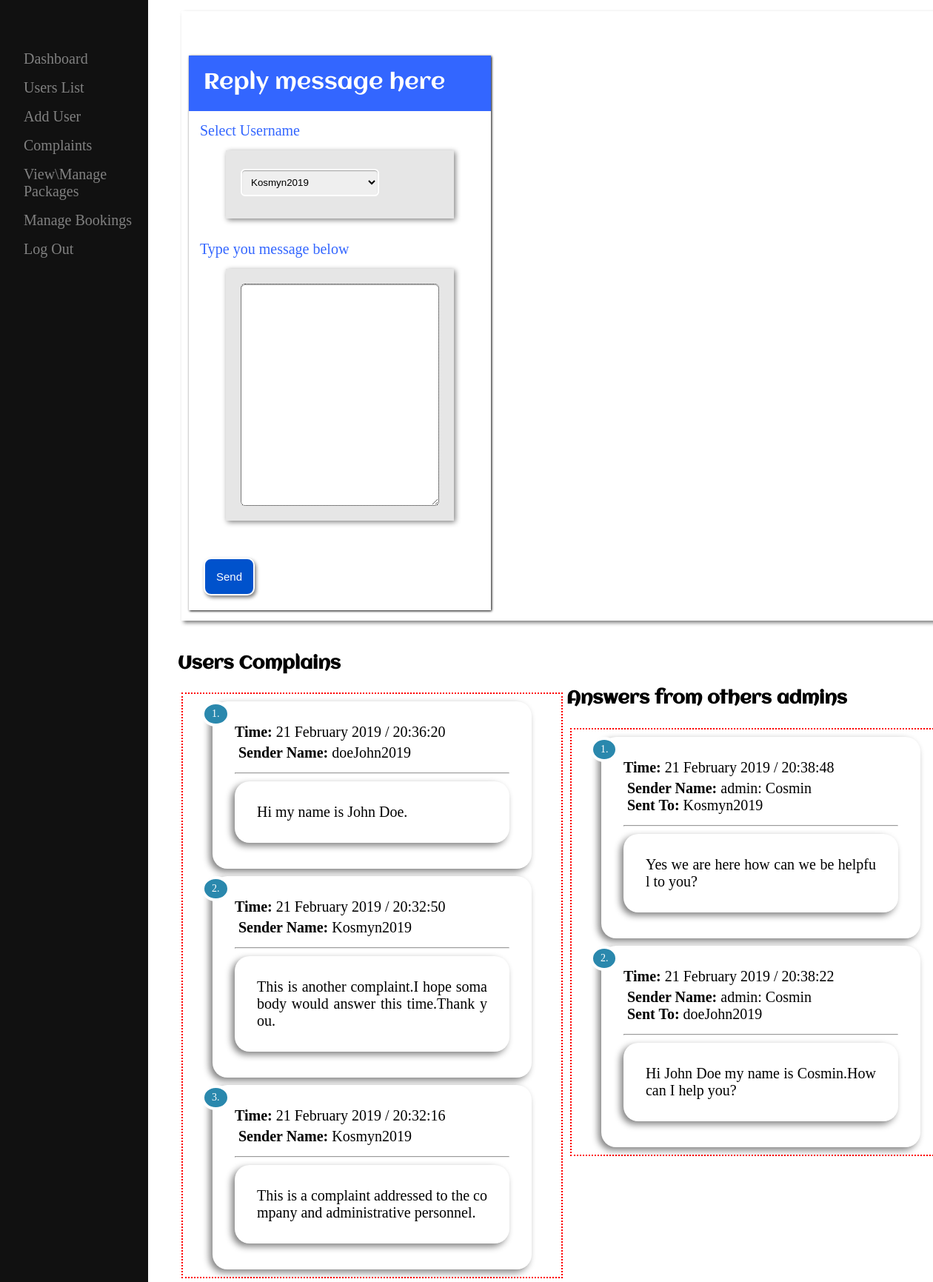
The page /admin/complains.php (signed in) on the database its author committed.
### tables this page shows
CREATE TABLE `complain` (
  `id` smallint(6) NOT NULL AUTO_INCREMENT,
  `update_date` timestamp NOT NULL DEFAULT CURRENT_TIMESTAMP,
  `submitted_by` varchar(50) NOT NULL,
  `sent_to` varchar(50) NOT NULL,
  `message` varchar(8000) NOT NULL,
  PRIMARY KEY (`id`)
);

### admin/complains.php (the view, shortened to what this page needs)
<?php
require("../connection/dbConnection.php");
?>
<!DOCTYPE html>
<html>
<head>
  	<link rel="stylesheet" href="../styles/style.css">
</head>
<body>
	 <div class="sidenav">
	    <a href="dashboard.php">Dashboard</a>
	    <a href="users_table.php">Users List</a>
	    <a href="admin_user_insert.php">Add User</a>
	    <a href="complains.php">Complaints</a>
	    <a href="manage_package.php">View\Manage Packages</a>
	    <a href="manage_bookings.php">Manage Bookings</a>
	    <a href="../logout.php">Log Out</a>
 	</div>
	 <div class="dashboard-content">
			<div class="header-section">
				<div class="form">
					<div class="form-title">
						Reply message here
					</div>
					<div class="label">
						Select Username
					</div>
					<div class="inner">
						<form method="post" action="<?php echo htmlspecialchars($_SERVER["PHP_SELF"]);?>">
							<select name="username" id="username">
								<?php
									$query_show_users = "SELECT DISTINCT `submitted_by` FROM `complain`
									 WHERE `submitted_by` NOT LIKE 'admin%'";
									$result_show_users = mysqli_query($connection,$query_show_users);
									while ($row = mysqli_fetch_assoc($result_show_users))
									{
										$name = $row['submitted_by'];
								?>
											<option><?php echo $name ?></option>
								<?php }
								?>
							</select>
							</div>
							<div class="label">
								Type you message below
							</div>
							<div class="inner">
								<textarea name="message"></textarea>
							</div>
							<div class="button">
								<input type="submit" name="send" value="Send">
							</div>
				</div>
			</div>
				<div class="complaints-section">
					<h2>Users Complains</h2>
					<div class="complaints-container">
							<?php
							$count = 1;
							$query_show = "SELECT `update_date`, `submitted_by`, `message` FROM `complain`
							WHERE `submitted_by` NOT LIKE 'admin%' ORDER BY `update_date` DESC";
							$result_show = mysqli_query($connection,$query_show);
							while ($row = mysqli_fetch_assoc($result_show))
							{
								$date = $row['update_date'];
								$user = $row['submitted_by'];
								$message = $row['message'];
								?>
							<div class="admin-answer">
								<div class="answer-inner-container">
											<div class="count">
											<?php echo $count ?>.
											</div>
											<strong>Time:</strong> <?php echo date('j F Y / H:i:s' , strtotime($date)) ?><br>
											<div class="sender_name">
											<strong>Sender Name:</strong> <?php echo $user ?>
											</div>
											<hr>
											<div class="answer">
												 <?php echo $message ?>
											</div>
								</div>
							</div>
						<?php
						$count ++;}
						?>
					</div>
					<h2>Answers from others admins</h2>
					<div class="complaints-container">
						<?php
							$count = 1;
							$query = "SELECT `update_date`, `submitted_by`, `message`, `sent_to` FROM
							`complain` WHERE `submitted_by` LIKE 'admin%' AND `submitted_by` NOT LIKE
							'".$_SESSION["admin-name"]."' ORDER BY `update_date` DESC ";
							$result = mysqli_query($connection,$query);
							while ($row = mysqli_fetch_assoc($result))
							{
								$date = $row['update_date'];
								$user = $row['submitted_by'];
								$sentTo = $row['sent_to'];
								$message = $row['message'];
								?>
							<div class="admin-answer">
								<div class="answer-inner-container">
											<div class="count">
											<?php echo $count ?>.
											</div>
											<strong>Time:</strong> <?php echo date('j F Y / H:i:s' , strtotime($date)) ?><br>
											<div class="sender_name">
											<strong>Sender Name:</strong> <?php echo $user ?><br>
											<strong>Sent To:</strong> <?php echo $sentTo ?>
											</div>
											<hr>
											<div class="answer">
												 <?php echo $message ?>
											</div>
								</div>
							</div>
						<?php
						$count ++;}
						?>
					</div>
				</div>
	</div>
</body>
</html>

### styles/style.css (style rules this page uses)
* { box-sizing:border-box; }
html { line-height: 1.15; -ms-text-size-adjust: 100%; -webkit-text-size-adjust: 100%; }
body { margin:0; padding:0; width: 100%; height: auto; font-family: "Times New Roman", Times, serif; -o-font-family: "Times New Roman", Times, serif; -webkit-font-family: "Times New Roman", Times, serif; }
.sidenav { position: fixed; height: 100%; width: 200px; top: 0; left: 0; background-color: #111; overflow: auto; padding-top: 60px; font-size: 36px; }
.sidenav a { padding: 8px 8px 8px 32px; text-decoration: none; font-size: 20px; color: #818181; display: block; }
.dashboard-content, .users-table-container, .complain-main-container, .manage_pack-main, .manage-book-main { margin-left: 230px; width: 85%; height: auto; overflow: auto; }
.header-section, .bloc-2 { width: 97%; height: auto; box-shadow: 0 0 2px gray; }
.header-section > h1, h2 { font-family: aclonica; }
.col-1, .col-2, .col-3, .header-section, .bloc-2 { background-color: #fff; overflow-wrap: break-word; box-shadow: 3px 3px 5px gray; margin: 15px; padding: 10px; }
.complaints-container { float: left; width: 49%; margin: 5px; border: 2px dotted red; }
.complaints-section { width: 100%; height: auto; padding: 10px; }
.answer-inner-container, .answer { width: auto; height: auto; border-radius: 20px; box-shadow: -4px 4px 10px gray; padding: 30px; margin-bottom: 5px; font-size: 20px; background-color: #fff; }
.answer-inner-container { margin: 10px 40px 10px 40px; }
.sender_name { display: inline-block; padding: 5px; }
.answer { min-width: 30%; word-break: break-all; text-align: justify; }
.count { background: #2A88AD; padding: 5px 10px 5px 10px; position: absolute; border-radius: 50%; -webkit-border-radius: 50%; -moz-border-radius: 50%; border: 4px solid #fff; font-size: 14px; margin-left: -45px; color: #fff; margin-top: -30px; }
.form { margin-top: 50px; display: inline-block; width: 40%; height: auto; overflow: auto; box-shadow: 1px 1px 3px black; background-color: #ffffff; }
.form .form-title { background-color: #3366ff; font-size: 30px; font-family: aclonica; padding: 20px; color: white; display: block; }
.form .label { font-size: 20px; margin: 15px; color: #3366ff; text-align: left; }
.form .inner { background-color: #e6e6e6; margin: 10px 50px 30px 50px; padding: 20px; box-shadow: 2px 2px 7px gray; text-align: left; }
.form input[type="submit"] { background-color: #0052cc; padding: 15px; border-radius: 10px; color: white; font-size: 15px; box-shadow: 2px 3px 5px gray; border: 2px solid white; cursor: pointer; }
.form .inner textarea { margin: auto; min-width: 100%; min-height: 300px; border: 1px dotted black; }
.form input[type="file"], .form input[type="text"], .form input[type="date"], .form input[type="datetime"], .form input[type="email"], .form input[type="number"], .form input[type="search"], .form input[type="time"], .form input[type="url"], .form input[type="password"], .form textarea, .form select { display: block; box-sizing: border-box; -webkit-box-sizing: border-box; -moz-box-sizing: border-box; width: 70%; margin: 5px 5px 10px 0; padding: 8px; border-radius: 6px; -webkit-border-radius:6px; -moz-border-radius:6px; border: 2px solid #fff; box-shadow: inset 0px 1px 1px rgba(0, 0, 0, 0.33); -moz-box-shadow: inset 0px 1px 1px rgba(0, 0, 0, 0.33); -webkit-box-shadow: inset 0px 1px 1px rgba(0, 0, 0, 0.33); }
.form .button { padding: 20px; }

### rows shown on the page
complain: update_date "21 February 2019 / 20:36:20", submitted_by "doeJohn2019", message "Hi my name is John Doe."
complain: update_date "21 February 2019 / 20:32:50", submitted_by "Kosmyn2019", message "This is another complaint.I hope somabody would answer this time.Thank you."
complain: update_date "21 February 2019 / 20:32:16", submitted_by "Kosmyn2019", message "This is a complaint addressed to the company and administrative personnel."
complain: update_date "21 February 2019 / 20:38:48", submitted_by "admin: Cosmin", sent_to "Kosmyn2019", message "Yes we are here how can we be helpful to you?"
complain: update_date "21 February 2019 / 20:38:22", submitted_by "admin: Cosmin", sent_to "doeJohn2019", message "Hi John Doe my name is Cosmin.How can I help you?"

### other values the page prints
form field username "Kosmyn2019"
